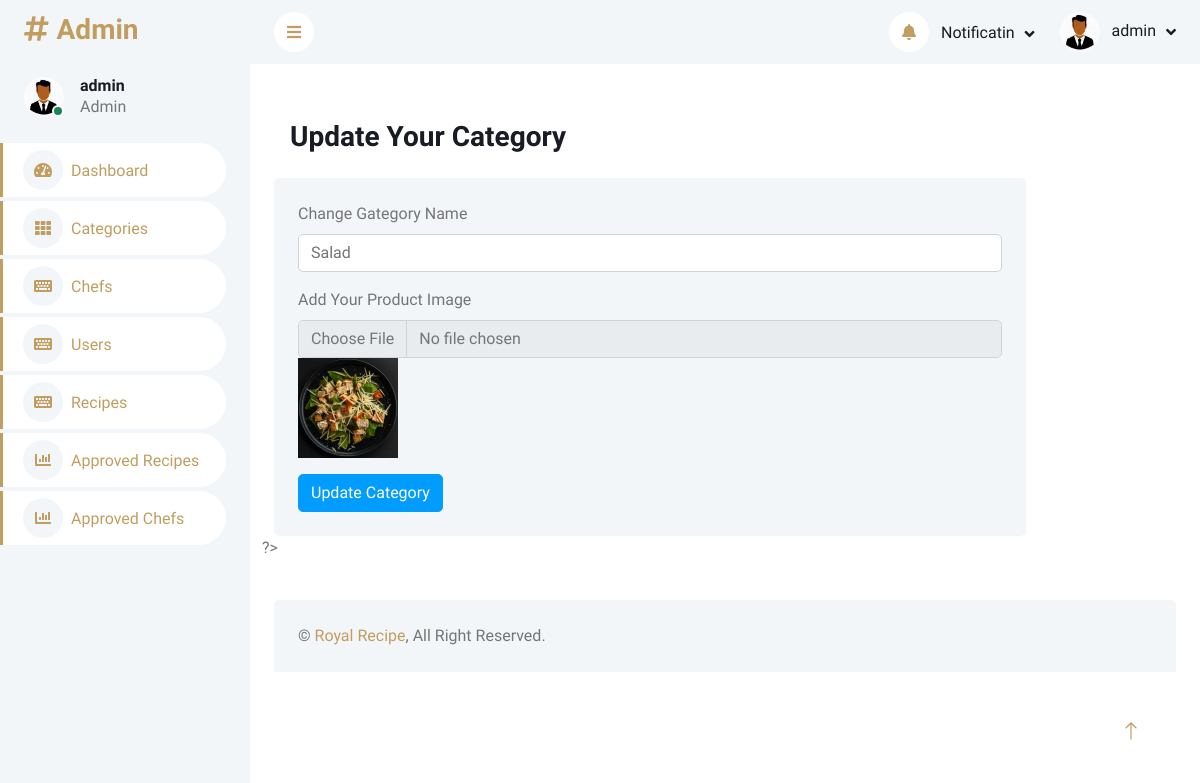
/AdminPanel/catupdate.php?id=2 (signed in), run on the app's committed database.
### tables this page shows
CREATE TABLE `categories` (
  `c_id` int(11) NOT NULL,
  `c_name` varchar(255) NOT NULL,
  `c_img` varchar(255) NOT NULL,
  `c_uplaod_date` date NOT NULL DEFAULT current_timestamp()
);

### AdminPanel/catupdate.php (the view, shortened to what this page needs)
<?php
include("head.php");
if($_SESSION['uid']==1){
?>
<div class="container-fluid pt-4 px-4 my-3">
    <div class="col p-3 g-4">
        <h3>Update Your Category</h3>
    </div>
    <div class="row">
    <?php
    if (isset($_GET['id'])) {
        $cid = $_GET['id'];
        $query = $pdo->prepare('SELECT * FROM categories WHERE c_id = :id');
        $query->bindParam('id', $cid);
        $query->execute();
        $data = $query->fetch(PDO::FETCH_ASSOC);
    ?>
        <form method="post" enctype="multipart/form-data">
            <div class="col-sm-12 col-lg-10">
                <div class="bg-light rounded h-100 p-4">
                    <div class="mb-3">
                        <label for="exampleInputEmail1" class="form-label">Change Gategory Name</label>
                        <input name="updcatname" value="<?php echo $data["c_name"]; ?>" type="text" class="form-control" id="exampleInputEmail1"
                            aria-describedby="emailHelp">
                    </div>
                    <div class="mb-3">
                        <label for="formFile" class="form-label">Add Your Product Image</label>
                        <input name="updcatimg" class="form-control" type="file" id="formFile">
                        <img src="img/<?php echo $data['c_img'];?>" width="100px" alt="">
                    </div>
                    <button type="submit" class="btn btn-primary" name="updatecat">Update Category</button>
                </div>
            </div>
        </form>
        <?php
            }
            ?>
        ?>
    </div>
</div>
<?php
}
else{
    echo "<script>location.assign('../index.php')</script>";
}
?>
<?php
include("foot.php");
?>

### AdminPanel/css/style.css (style rules this page uses)
:root { --primary: #C19D60; --light: #F3F6F9; --dark: #191C24; }
.btn { transition: .5s; }
.btn.btn-primary { color: #FFFFFF; }

### data on the page
categories: updcatname "Salad", c_img (picture)

### other printed values
$_SESSION['uname'] "admin"
